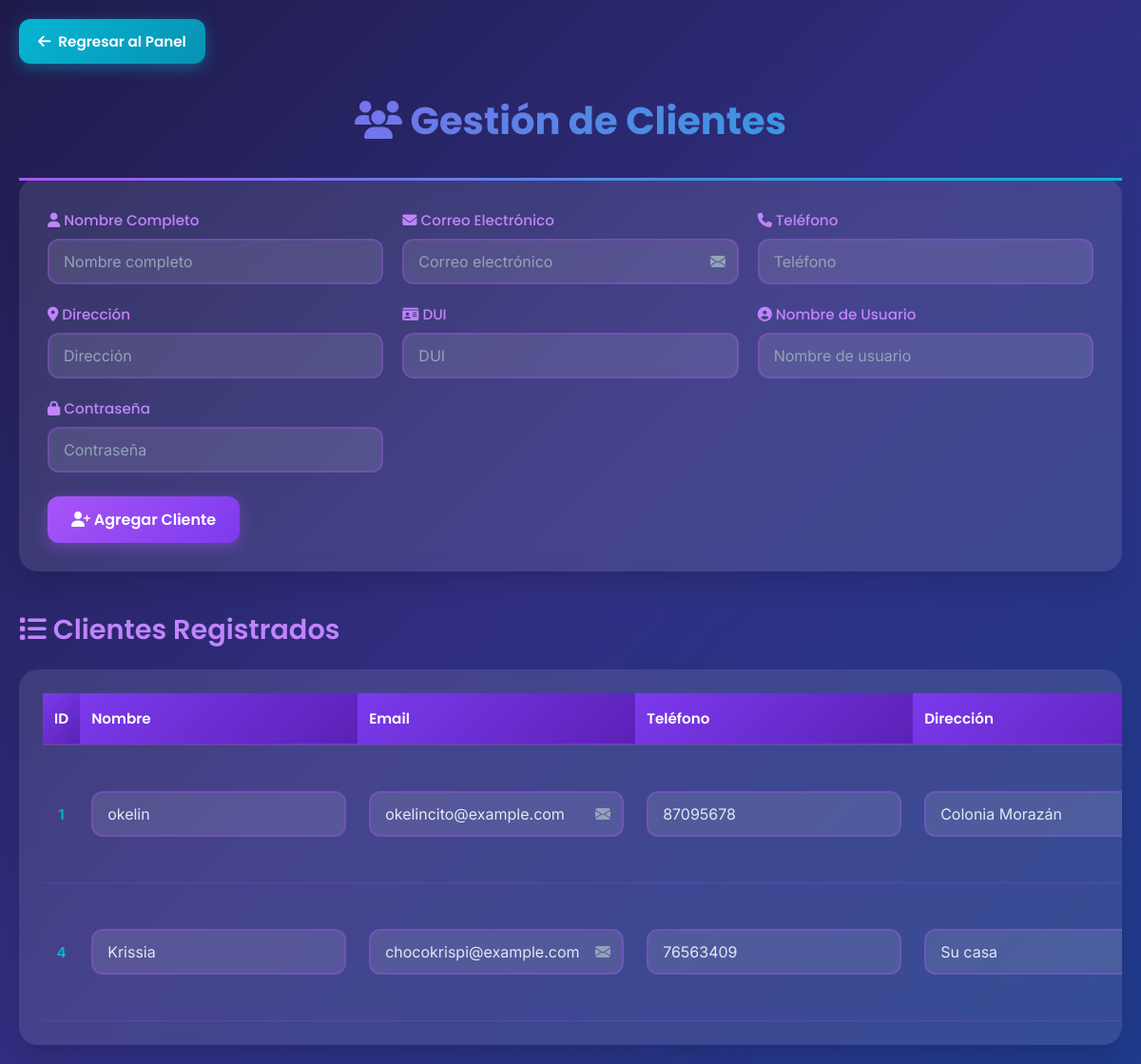
/nav/clientes.php (signed in), run on the app's committed database.
### tables this page shows
CREATE TABLE `usuarios` (
  `id_usuario` int(11) NOT NULL,
  `nombre_completo` varchar(100) DEFAULT NULL,
  `email` varchar(100) DEFAULT NULL,
  `telefono` varchar(20) DEFAULT NULL,
  `direccion` varchar(150) DEFAULT NULL,
  `dui` varchar(20) DEFAULT NULL,
  `usuario` varchar(50) DEFAULT NULL,
  `clave` varchar(255) DEFAULT NULL,
  `rol` enum('cliente','empleado','administrador') NOT NULL
);

### nav/clientes.php (the view, shortened to what this page needs)
<?php
require_once '../conexion.php';
$clientes = $conexion->query("SELECT * FROM Usuarios WHERE rol = 'cliente'");
?>
<!DOCTYPE html>
<html lang="es">
<head>
    <link rel="stylesheet" href="https://cdnjs.cloudflare.com/ajax/libs/font-awesome/6.4.0/css/all.min.css">
</head>
<body>
    <div class="container">
        <a href="<?php
            if(isset($_SESSION['rol'])) {
                echo $_SESSION['rol'] === 'administrador' ? '../bienvenida_admin.php' : '../bienvenida_empleado.php';
            } else {
                echo '../login.php';
            }
        ?>" class="btn-regresar">
            <i class="fas fa-arrow-left"></i> Regresar al Panel
        </a>
        <h2><i class="fas fa-users"></i> Gestión de Clientes</h2>
        <div class="form-card">
            <form method="POST">
                <div class="form-grid">
                    <div class="form-group">
                        <label for="nombre_completo"><i class="fas fa-user"></i> Nombre Completo</label>
                        <input type="text" name="nombre_completo" id="nombre_completo" placeholder="Nombre completo" required>
                    </div>
                    <div class="form-group">
                        <label for="email"><i class="fas fa-envelope"></i> Correo Electrónico</label>
                        <input type="email" name="email" id="email" placeholder="Correo electrónico" required>
                    </div>
                    <div class="form-group">
                        <label for="telefono"><i class="fas fa-phone"></i> Teléfono</label>
                        <input type="text" name="telefono" id="telefono" placeholder="Teléfono" required>
                    </div>
                    <div class="form-group">
                        <label for="direccion"><i class="fas fa-map-marker-alt"></i> Dirección</label>
                        <input type="text" name="direccion" id="direccion" placeholder="Dirección" required>
                    </div>
                    <div class="form-group">
                        <label for="dui"><i class="fas fa-id-card"></i> DUI</label>
                        <input type="text" name="dui" id="dui" placeholder="DUI" required>
                    </div>
                    <div class="form-group">
                        <label for="usuario"><i class="fas fa-user-circle"></i> Nombre de Usuario</label>
                        <input type="text" name="usuario" id="usuario" placeholder="Nombre de usuario" required>
                    </div>
                    <div class="form-group">
                        <label for="clave"><i class="fas fa-lock"></i> Contraseña</label>
                        <input type="password" name="clave" id="clave" placeholder="Contraseña" required>
                    </div>
                </div>
                <button type="submit" name="agregar" class="btn">
                    <i class="fas fa-user-plus"></i> Agregar Cliente
                </button>
            </form>
        </div>
        <h3><i class="fas fa-list"></i> Clientes Registrados</h3>
        <div class="table-container">
            <table>
                <thead>
                    <tr>
                        <th>ID</th>
                        <th>Nombre</th>
                        <th>Email</th>
                        <th>Teléfono</th>
                        <th>Dirección</th>
                    </tr>
                </thead>
                <tbody>
                    <?php while ($c = $clientes->fetch_assoc()): ?>
                    <tr>
                        <form method="POST" class="table-row-form">
                            <td class="id-cell">
                                <?= $c['id_usuario'] ?>
                            </td>
                            <td><input type="text" name="nombre_completo" value="<?= $c['nombre_completo'] ?>"></td>
                            <td><input type="email" name="email" value="<?= $c['email'] ?>"></td>
                            <td><input type="text" name="telefono" value="<?= $c['telefono'] ?>"></td>
                            <td><input type="text" name="direccion" value="<?= $c['direccion'] ?>"></td>
                        </form>
                    </tr>
                    <?php endwhile; ?>
                </tbody>
            </table>
        </div>
    </div>
</body>
</html>

### nav/clientes.php (style rules this page uses)
* { margin: 0; padding: 0; box-sizing: border-box; }
body { font-family: 'Inter', sans-serif; background: linear-gradient(135deg, #1e1b4b 0%, #312e81 50%, #1e3a8a 100%); min-height: 100vh; color: #e2e8f0; padding: 20px; }
.container { max-width: 1400px; margin: 0 auto; }
.btn-regresar { display: inline-flex; align-items: center; gap: 8px; background: linear-gradient(135deg, #06b6d4, #0891b2); color: white; text-decoration: none; border-radius: 12px; padding: 12px 20px; font-family: 'Poppins', sans-serif; font-weight: 600; font-size: 0.95rem; transition: all 0.3s ease; box-shadow: 0 4px 15px rgba(6, 182, 212, 0.4); margin-bottom: 30px; }
h2 { font-family: 'Poppins', sans-serif; font-size: 2.5rem; font-weight: 700; text-align: center; margin-bottom: 30px; background: linear-gradient(135deg, #a855f7, #06b6d4); -webkit-background-clip: text; -webkit-text-fill-color: transparent; background-clip: text; }
h3 { font-family: 'Poppins', sans-serif; font-size: 1.8rem; font-weight: 600; margin: 40px 0 20px 0; color: #c084fc; }
.form-card { background: rgba(255, 255, 255, 0.1); backdrop-filter: blur(10px); border-radius: 20px; padding: 30px; margin-bottom: 40px; box-shadow: 0 20px 25px -5px rgba(0, 0, 0, 0.1), 0 10px 10px -5px rgba(0, 0, 0, 0.04); border-top: 3px solid transparent; border-image: linear-gradient(90deg, #a855f7, #06b6d4) 1; }
.form-grid { display: grid; grid-template-columns: repeat(auto-fit, minmax(280px, 1fr)); gap: 20px; margin-bottom: 25px; }
.form-group { display: flex; flex-direction: column; }
label { font-family: 'Poppins', sans-serif; font-weight: 500; margin-bottom: 8px; color: #c084fc; font-size: 0.95rem; }
input[type="text"], input[type="email"], input[type="password"] { background: rgba(255, 255, 255, 0.1); border: 2px solid rgba(168, 85, 247, 0.3); border-radius: 12px; padding: 12px 15px; color: #e2e8f0; font-family: 'Inter', sans-serif; font-size: 1rem; transition: all 0.3s ease; }
input::placeholder { color: #94a3b8; }
.btn { background: linear-gradient(135deg, #a855f7, #7c3aed); color: white; border: none; border-radius: 12px; padding: 12px 25px; font-family: 'Poppins', sans-serif; font-weight: 600; font-size: 1rem; cursor: pointer; transition: all 0.3s ease; box-shadow: 0 4px 15px rgba(168, 85, 247, 0.4); }
.table-container { background: rgba(255, 255, 255, 0.1); backdrop-filter: blur(10px); border-radius: 20px; padding: 25px; overflow-x: auto; box-shadow: 0 20px 25px -5px rgba(0, 0, 0, 0.1), 0 10px 10px -5px rgba(0, 0, 0, 0.04); }
table { width: 100%; border-collapse: collapse; font-size: 0.95rem; min-width: 800px; }
th { background: linear-gradient(135deg, #7c3aed, #5b21b6); color: white; font-family: 'Poppins', sans-serif; font-weight: 600; padding: 15px 12px; text-align: left; border-bottom: 2px solid rgba(168, 85, 247, 0.3); position: sticky; top: 0; z-index: 10; }
td { padding: 12px; border-bottom: 1px solid rgba(168, 85, 247, 0.2); vertical-align: middle; }
.table-row-form { display: contents; }
.id-cell { font-weight: 600; color: #06b6d4; text-align: center; width: 60px; }
.form-card, .table-container { animation: fadeInUp 0.6s ease-out; }
input[type="email"] { background-repeat: no-repeat; background-position: right 12px center; background-size: 16px; }

### data on the page
usuarios: id_usuario "1", nombre_completo "okelin", email "okelincito@example.com", telefono "87095678", direccion "Colonia Morazán"
usuarios: id_usuario "4", nombre_completo "Krissia", email "chocokrispi@example.com", telefono "76563409", direccion "Su casa"
